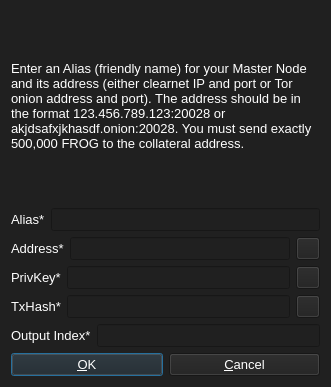
<?xml version="1.0" encoding="UTF-8"?>
<ui version="4.0">
 <class>AddEditAdrenalineNode</class>
 <widget class="QDialog" name="AddEditAdrenalineNode">
  <property name="geometry">
   <rect>
    <x>0</x>
    <y>0</y>
    <width>331</width>
    <height>387</height>
   </rect>
  </property>
  <property name="windowTitle">
   <string>Add/Edit FrogCoin Node</string>
  </property>
  <property name="styleSheet">
   <string notr="true">background-color: rgb(32, 32, 32);
color: rgb(255, 255, 255);</string>
  </property>
  <property name="modal">
   <bool>true</bool>
  </property>
  <layout class="QVBoxLayout" name="verticalLayout">
   <item>
    <widget class="QLabel" name="label_9">
     <property name="sizePolicy">
      <sizepolicy hsizetype="Preferred" vsizetype="Expanding">
       <horstretch>0</horstretch>
       <verstretch>0</verstretch>
      </sizepolicy>
     </property>
     <property name="font">
      <font>
       <pointsize>10</pointsize>
      </font>
     </property>
     <property name="text">
      <string>&lt;html&gt;&lt;head/&gt;&lt;body&gt;&lt;p&gt;Enter an Alias (friendly name) for your Master Node and its address (either clearnet IP and port or Tor onion address and port). The address should be in the format 123.456.789.123:20028 or akjdsafxjkhasdf.onion:20028. You must send exactly 500,000 FROG to the collateral address.&lt;/p&gt;&lt;/body&gt;&lt;/html&gt;</string>
     </property>
     <property name="wordWrap">
      <bool>true</bool>
     </property>
    </widget>
   </item>
   <item>
    <layout class="QHBoxLayout" name="horizontalLayout_4">
     <property name="bottomMargin">
      <number>0</number>
     </property>
     <item>
      <widget class="QLabel" name="label_4">
       <property name="font">
        <font>
         <pointsize>10</pointsize>
        </font>
       </property>
       <property name="text">
        <string>Alias*</string>
       </property>
      </widget>
     </item>
     <item>
      <widget class="QLineEdit" name="aliasLineEdit">
       <property name="font">
        <font>
         <pointsize>10</pointsize>
        </font>
       </property>
      </widget>
     </item>
    </layout>
   </item>
   <item>
    <layout class="QHBoxLayout" name="horizontalLayout_5">
     <property name="bottomMargin">
      <number>0</number>
     </property>
     <item>
      <widget class="QLabel" name="label_6">
       <property name="font">
        <font>
         <pointsize>10</pointsize>
        </font>
       </property>
       <property name="text">
        <string>Address*</string>
       </property>
      </widget>
     </item>
     <item>
      <widget class="QLineEdit" name="addressLineEdit">
       <property name="font">
        <font>
         <pointsize>10</pointsize>
        </font>
       </property>
      </widget>
     </item>
     <item>
      <widget class="QToolButton" name="AddEditAddressPasteButton">
       <property name="toolTip">
        <string>Paste address from clipboard</string>
       </property>
       <property name="text">
        <string/>
       </property>
       <property name="icon">
        <iconset resource="../bitcoin.qrc">
         <normaloff>:/icons/editpaste</normaloff>:/icons/editpaste</iconset>
       </property>
       <property name="shortcut">
        <string>Alt+P</string>
       </property>
      </widget>
     </item>
    </layout>
   </item>
   <item>
    <layout class="QHBoxLayout" name="horizontalLayout_3">
     <property name="bottomMargin">
      <number>0</number>
     </property>
     <item>
      <widget class="QLabel" name="label_5">
       <property name="font">
        <font>
         <pointsize>10</pointsize>
        </font>
       </property>
       <property name="text">
        <string>PrivKey*</string>
       </property>
      </widget>
     </item>
     <item>
      <widget class="QLineEdit" name="privkeyLineEdit">
       <property name="font">
        <font>
         <pointsize>10</pointsize>
        </font>
       </property>
      </widget>
     </item>
     <item>
      <widget class="QToolButton" name="AddEditPrivkeyPasteButton">
       <property name="toolTip">
        <string>Paste address from clipboard</string>
       </property>
       <property name="text">
        <string/>
       </property>
       <property name="icon">
        <iconset resource="../bitcoin.qrc">
         <normaloff>:/icons/editpaste</normaloff>:/icons/editpaste</iconset>
       </property>
       <property name="shortcut">
        <string>Alt+P</string>
       </property>
      </widget>
     </item>
    </layout>
   </item>
   <item>
    <layout class="QHBoxLayout" name="horizontalLayout_2">
     <property name="bottomMargin">
      <number>0</number>
     </property>
     <item>
      <widget class="QLabel" name="label_2">
       <property name="font">
        <font>
         <pointsize>10</pointsize>
        </font>
       </property>
       <property name="text">
        <string>TxHash*</string>
       </property>
      </widget>
     </item>
     <item>
      <widget class="QLineEdit" name="txhashLineEdit">
       <property name="font">
        <font>
         <pointsize>10</pointsize>
        </font>
       </property>
      </widget>
     </item>
     <item>
      <widget class="QToolButton" name="AddEditTxhashPasteButton">
       <property name="toolTip">
        <string>Paste address from clipboard</string>
       </property>
       <property name="text">
        <string/>
       </property>
       <property name="icon">
        <iconset resource="../bitcoin.qrc">
         <normaloff>:/icons/editpaste</normaloff>:/icons/editpaste</iconset>
       </property>
       <property name="shortcut">
        <string>Alt+P</string>
       </property>
      </widget>
     </item>
    </layout>
   </item>
   <item>
    <layout class="QHBoxLayout" name="horizontalLayout_8">
     <property name="bottomMargin">
      <number>0</number>
     </property>
     <item>
      <widget class="QLabel" name="label_8">
       <property name="font">
        <font>
         <pointsize>10</pointsize>
        </font>
       </property>
       <property name="text">
        <string>Output Index*</string>
       </property>
      </widget>
     </item>
     <item>
      <widget class="QLineEdit" name="outputindexLineEdit">
       <property name="font">
        <font>
         <pointsize>10</pointsize>
        </font>
       </property>
      </widget>
     </item>
    </layout>
   </item>
   <item>
    <layout class="QHBoxLayout" name="horizontalLayout_Buttons">
     <item>
      <widget class="QPushButton" name="okButton">
       <property name="font">
        <font>
         <pointsize>10</pointsize>
        </font>
       </property>
       <property name="text">
        <string>&amp;OK</string>
       </property>
      </widget>
     </item>
     <item>
      <widget class="QPushButton" name="cancelButton">
       <property name="font">
        <font>
         <pointsize>10</pointsize>
        </font>
       </property>
       <property name="text">
        <string>&amp;Cancel</string>
       </property>
       <property name="autoDefault">
        <bool>false</bool>
       </property>
      </widget>
     </item>
    </layout>
   </item>
  </layout>
 </widget>
 <resources>
  <include location="../bitcoin.qrc"/>
 </resources>
 <connections/>
</ui>
